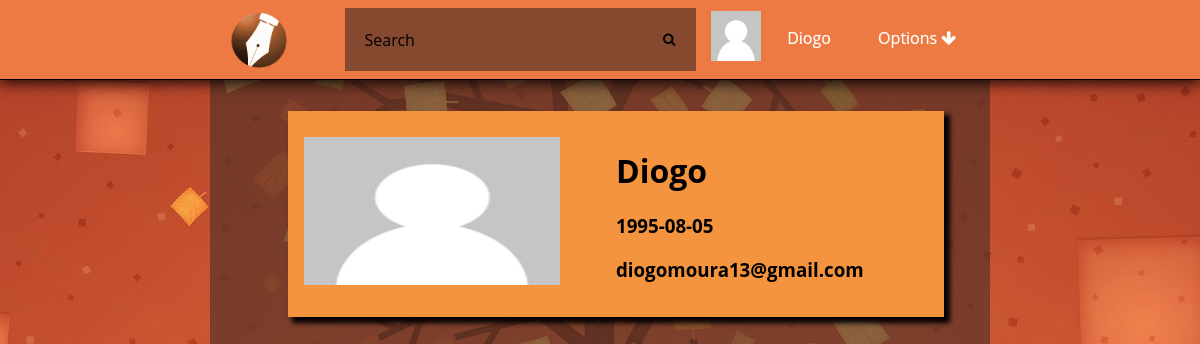
The app's page /profile.php (signed in) with its own data.
### tables this page shows
CREATE TABLE Photo(
	idPhoto INTEGER PRIMARY KEY,
	path TEXT,
	uploadDate DATE
);

CREATE TABLE User(
	idUser INTEGER PRIMARY KEY,
	loginId TEXT NOT NULL,
	password TEXT NOT NULL,
	email TEXT NOT NULL,
	name TEXT,
	birthday DATE,
	idPhoto REFERENCES Photo(idPhoto)	
);

### databaseConnection.php (called while the page is built, shortened)
<?php
function getUser($userId){
    $pathDatabase='sqlite:'.__DIR__.'/event.db';
    $db = new PDO($pathDatabase);
    $stmt=$db->prepare("SELECT * FROM User WHERE User.idUser=:userid");
    $stmt->bindParam(':userid',$userId,PDO::PARAM_INT);
    $stmt->execute();
    $result = $stmt->fetchAll();
     if($result>0){
        return $result[0];
    }else return false;
}
function getUserImagePath($userId){
    $pathDatabase='sqlite:'.__DIR__.'/event.db';
    $db = new PDO($pathDatabase);
    $stmt=$db->prepare("SELECT Photo.path FROM Photo,User WHERE Photo.idPhoto=User.idPhoto AND User.idUser=:userid");
    $stmt->bindParam(':userid',$userId,PDO::PARAM_INT);
    $stmt->execute();
    $result = $stmt->fetchAll();
     if($result>0){
        return $result[0][0];
    }else return false;
}
?>

### profile.php (the view)
<?php
	require 'header.php';
	$result = getUser($_SESSION['userId']);
	$imagepath = getUserImagePath($_SESSION['userId']);
?>
<div class="User">
	<div class="UserImage">
		<img src= <?php echo $imagepath ?> style="width:256px;height:148px;">
	</div>
	<div class="UserInfo">
		<ul class="InfoList">
		<li><h1><?php echo $result['name']?> </h1></li>
		<li><h3><?php echo $result['birthday']?> </h3></li>
		<li><h3><?php echo $result['email']?> </h3></li>
		</ul>
	</div>
</div>
<?php
	require 'footer.php';
?>

### header.php (shortened to what this page needs)
<?php
	include_once 'databaseConnection.php';
?>
<!DOCTYPE html>
<html>
<head>
    <link rel="stylesheet" href="http://cdnjs.cloudflare.com/ajax/libs/font-awesome/4.4.0/css/font-awesome.min.css">
    <link rel="stylesheet" type="text/css" href="css/eventManager.css">
	<link rel="stylesheet" type="text/css" href="css/sweetalert.css">
</head>
<body>
	<div id="hmenu">
		<div id="containerNavBar">
			<ul class="nav">
				<a href="index.php"><img id="logo" src="static/website/logo.png"></img>
				</a>
				<li id="search">
					<form action="eventSearchPage.php" method="get">
						<input type="text" name="search_text" id="search_text" placeholder="Search" />
						<button type="submit" id="search_button"><i class="fa fa-search"></i></button>
					</form>
				</li>
				<li id="options">
					<a href="#">Options  <i class="fa fa-arrow-down"></i></a>
				</li>
				<li id="profile">
					<div class="profileButton">
						<div class ="profileButtonImage">
							<img src= <?php echo getUserImagePath($_SESSION['userId']); ?> style="width:50px;height:50px;">
						</div>
						<div class="profileButtonText">
							<a href="profile.php"> <?php echo getUser($_SESSION['userId'])['name'] ?> </a>
						</div>
					</div>
				</li>
			</ul>
		</div>
	</div>
	<div class="wrapper">

### css/eventManager.css (style rules this page uses)
html { background-image: url('\../static/website/background.jpg'); background-attachment: fixed; background-position:center center; background-size:cover; display: block; box-sizing: border-box; height: 100%; }
body { width: 65%; margin:0 auto; background-color: rgba(88, 52, 40, 0.69); background-size: contain; background-attachment: fixed; box-sizing: border-box; display: block; min-height: 100%; }
div#hmenu { z-index: 1; margin: auto auto; height: 5em; background: #ED7A43; width: 100%; text-align: center; position: fixed; top:0; left:0; border-bottom:1px solid; box-shadow: 0 1px 15px 1px; box-sizing: border-box; }
.newCmt textarea#commentText,input { height: 4rem; display: inline-block; resize: none; padding: 0; width: 90%; }
img#logo { height: 80%;width: auto;float: left;margin-left: 1em;border-radius: 50%;margin-right: 1em; }
div#containerNavBar { display: inline-block; width: 65%; height: 100%; margin: auto; box-sizing: border-box; }
.nav { height: 100%; width: 100%; display: inline-block; margin: 0.5em auto; padding: 0; }
.nav li { float: left; list-style-type: none; position: relative; margin: auto 1%; display: inline-block; }
.nav li a { font-size: 16px; color: white; display: block; line-height: 60px; padding: 0 26px; text-decoration: none; font-family: 'Open Sans', sans-serif; text-shadow: 0 0 1px rgba(255, 255, 255, 0.5); }
li#search { width: 45%; height: 80%; margin-left: 5%; }
#search_text { width: 85%; padding: 10px 0 10px 20px; font-size: 16px; font-family: 'Open Sans', sans-serif; border: 0 none; height: 100%; margin-right: 0; color: white; outline: none; background: rgba(88, 52, 40, 0.69); float: left; box-sizing: border-box; transition: all 0.15s; }
#search_button { border: 0 none; background: rgba(88, 52, 40, 0.69) center no-repeat; width: 15%; float: left; padding: 0; text-align: center; height: 100%; cursor: pointer; }
li#profile { width: 15%; }
li#options { float:right; padding: 0; }
#search form { width: 100%; height: 100%; margin: 0 auto; display: inline-block; }
.UserImage { margin: 0 auto; width: 50%; display: table-cell; vertical-align: middle; }
.UserInfo { width: 50%; display: table-cell; vertical-align: middle; }
ul.InfoList { list-style-type: none;width: 100%;height: 100%;-webkit-padding-start: 0px;-webkit-margin-before: 0em;-webkit-margin-after: 0em; }
.profileButton { width: 100%; display: table; }
.profileButtonImage { height: 100%; display: table-cell; margin: 0 auto; width: 30%; vertical-align: middle; }
.profileButtonText { width: 50%; display: table-cell; box-sizing: border-box; margin: 0 auto; }
.wrapper { width: 80%; margin: 0 auto; padding-top: 5em; font-family: 'Open Sans', sans-serif; }
.User { background-color: #F5943E; box-shadow: 5px 5px 5px 1px; padding: 1em; display: table; margin-top: 5%; width: 100%; }

### records on screen
photo: path (placeholder picture)
user: name "Diogo", birthday "1995-08-05", email "diogomoura13@gmail.com"
